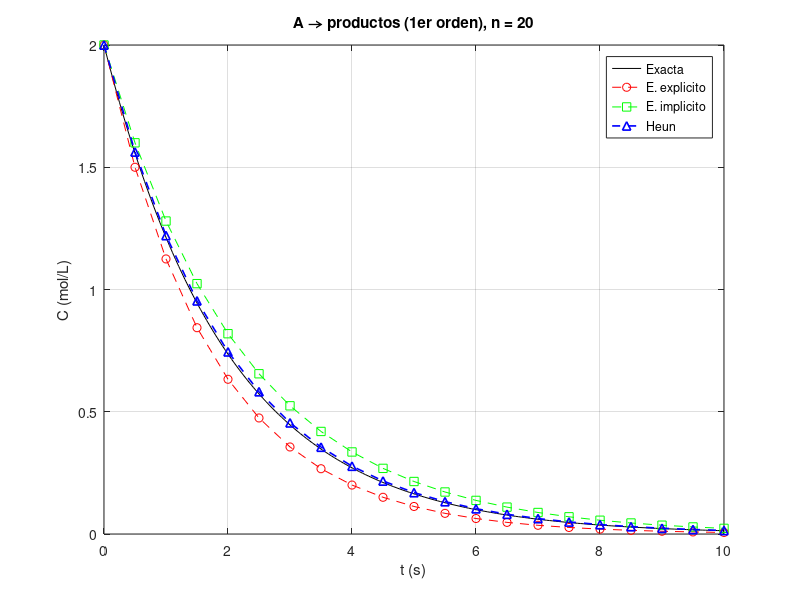

This figure's MATLAB source:
% EJ_11_EDO_LINEAL
% Reaccion de primer orden (EDO lineal):   dC/dt = -k C,   C(0) = C0
% Solucion analitica:                      C(t) = C0 exp(-k t)
%
% Se resuelve con tres metodos de un paso, con paso h y t_{i+1} = t_i + h:
%
%   Euler explicito :  C_{i+1} = C_i + h f(t_i, C_i)
%   Euler implicito :  C_{i+1} = C_i + h f(t_{i+1}, C_{i+1})
%   Heun            :  predictor  C* = C_i + h f(t_i, C_i)
%                      corrector  C_{i+1} = C_i + h/2 [ f(t_i, C_i) + f(t_{i+1}, C*) ]
%
% En Euler implicito la incognita C_{i+1} aparece a ambos lados. Como f es
% lineal se puede despejar:
%
%   C_{i+1} = C_i + h (-k C_{i+1})   =>   C_{i+1} = C_i / (1 + h k)
%
% La historia de cada metodo se guarda en un vector de n+1 componentes.
%
% Ejecutar:  run('ejemplos/ej_11_edo_lineal.m')

clear; clc; close all;

k = 0.5;             % 1/s
C0 = 2;              % mol/L
t0 = 0; tf = 10;     % s
n = 20;              % numero de pasos
h = (tf - t0) / n;

f = @(t, C) -k * C;                  % dC/dt = f(t, C)
Cex = @(t) C0 * exp(-k * t);         % solucion analitica

t = t0 + (0:n)' * h;                 % instantes de tiempo (columna)
Ce = zeros(n+1, 1);                  % Euler explicito
Ci = zeros(n+1, 1);                  % Euler implicito
Ch = zeros(n+1, 1);                  % Heun
Ce(1) = C0; Ci(1) = C0; Ch(1) = C0;

for i = 1:n
    % Euler explicito
    Ce(i+1) = Ce(i) + h * f(t(i), Ce(i));

    % Euler implicito (despeje para f lineal)
    Ci(i+1) = Ci(i) / (1 + h * k);

    % Heun (predictor-corrector)
    f1 = f(t(i), Ch(i));
    Cp = Ch(i) + h * f1;                         % predictor
    f2 = f(t(i+1), Cp);
    Ch(i+1) = Ch(i) + h / 2 * (f1 + f2);         % corrector
end

%% Resultados
fprintf('n = %d pasos (h = %.2f s)\n', n, h);
fprintf('  t     exacta   E.explicito  E.implicito   Heun\n');
idx = 1:4:n+1;
fprintf('%5.1f  %8.5f  %9.5f  %9.5f  %9.5f\n', [t(idx), Cex(t(idx)), Ce(idx), Ci(idx), Ch(idx)]');

fprintf('\nError maximo |C - C_exacta|:\n');
fprintf('  Euler explicito : %.3e\n', max(abs(Ce - Cex(t))));
fprintf('  Euler implicito : %.3e\n', max(abs(Ci - Cex(t))));
fprintf('  Heun            : %.3e\n', max(abs(Ch - Cex(t))));

%% Grafica
figure;
tt = linspace(t0, tf, 200);
plot(tt, Cex(tt), 'k-', t, Ce, 'ro--', t, Ci, 'gs--', t, Ch, 'b^--', 'LineWidth', 1.2);
xlabel('t (s)'); ylabel('C (mol/L)'); grid on;
legend('Exacta', 'E. explicito', 'E. implicito', 'Heun');
title('A \rightarrow productos (1er orden), n = 20');
